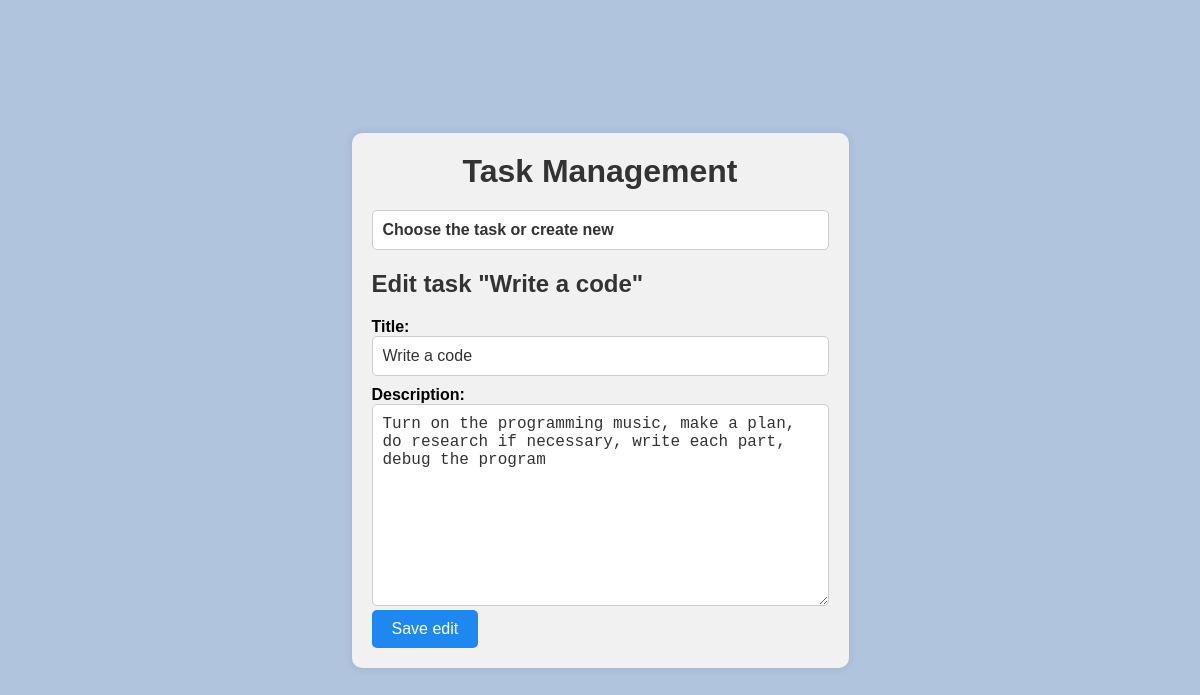
Page /task2/edit/3 on the committed database.
### task2/models.py (models this page shows)
class Task(models.Model):
    title = models.CharField(max_length=100, unique=True)
    description = models.TextField()

### task2/views.py (the view)
# urls.py: path('task2/edit/<int:task_id>', edit, name='task2_edit'),
def edit(request, task_id):
    task_inst = get_object_or_404(Task, id=task_id)
    if request.method == 'POST':
        form = TaskForm(data=request.POST, instance=task_inst)
        if form.is_valid():
            form.save()
            messages.success(request, f'Task "{task_inst.title}" has been successfully edited')
            return redirect('task2_create')
    else:
        form = TaskForm(instance=task_inst)
    context = {
        'form': form,
        'tasks': Task.objects.all().order_by('-id'),
        'task_inst': task_inst,
    }
    return render(request, 'edit.html', context)

### task2/forms.py (shortened to what this page needs)
class TaskForm(forms.ModelForm):
    class Meta:
        model = Task
        fields = ['title', 'description']

### task2/templates/edit.html (shortened to what this page needs)
{% extends 'create.html' %}
{% block req_form %}
    <h2>Edit task "{{ task_inst.title }}"</h2>
    <form class="task-form" action="{% url 'task2_edit' task_inst.id %}" method="post">
        {% for field in form %}
                <div>
                    {{ field.label_tag }}
                {{ field }}
                </div>
            {% endfor %}
        <button class="save-btn" type="submit">Save edit</button>
    </form>
{% endblock %}

### static/task2.css (style rules this page uses)
html, body, h1, h2, h3, h4, h5, h6, p, ol, ul, li { margin: 0; padding: 0; }
body { font-family: Arial, sans-serif; background-color: #B0C4DE; display: flex; justify-content: center; align-items: center; height: 100vh; margin: 0; padding: 0; }
.task-form { margin-top: 20px; }
.task-form label { display: block; font-size: 16px; font-weight: bold; margin-top: 10px; }
.task-form input[type="text"], .task-form textarea { width: 100%; font-size: 16px; padding: 10px; border: 1px solid #ccc; border-radius: 5px; color: #333; background-color: #fff; transition: border-color 0.3s ease-in-out; padding-right: 30px; box-sizing: border-box; }
.save-btn { font-size: 16px; padding: 10px 20px; background-color: #5c9be1; color: #fff; border: none; border-radius: 5px; cursor: pointer; transition: background-color 0.3s ease-in-out; }
h2 { font-size: 24px; margin-top: 20px; margin-bottom: 10px; color: #333; }
.save-btn { background-color: #1e87f0; }

### rows in the picture
Task: title "Write a code", form "Write a code" "Turn on the programming music, make a plan, do research if necessary, write each part, debug the program"

### other values in the picture
{{ field.label_tag }} "Title:" "Description:"
